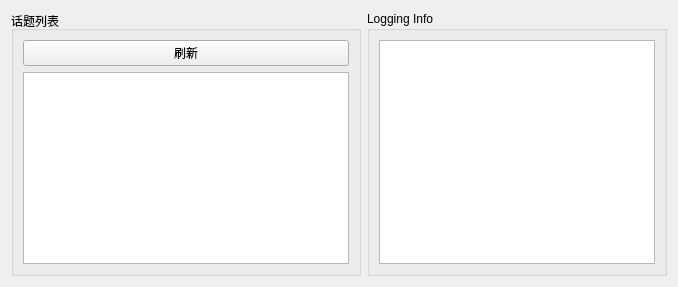
          <widget class="QWidget" name="tab">
           <attribute name="title">
            <string>日志</string>
           </attribute>
           <layout class="QVBoxLayout" name="verticalLayout_13">
            <item>
             <layout class="QHBoxLayout" name="horizontalLayout">
              <item>
               <widget class="QGroupBox" name="groupBox_4">
                <property name="minimumSize">
                 <size>
                  <width>350</width>
                  <height>0</height>
                 </size>
                </property>
                <property name="maximumSize">
                 <size>
                  <width>350</width>
                  <height>16777215</height>
                 </size>
                </property>
                <property name="title">
                 <string>话题列表</string>
                </property>
                <layout class="QVBoxLayout" name="verticalLayout_9">
                 <item>
                  <layout class="QVBoxLayout" name="verticalLayout_3">
                   <item>
                    <widget class="QPushButton" name="refresh_topic_btn">
                     <property name="text">
                      <string>刷新</string>
                     </property>
                     <property name="icon">
                      <iconset resource="../../Ros_Qt5_Gui_App/resources/images.qrc">
                       <normaloff>:/images/refreash.png</normaloff>:/images/refreash.png</iconset>
                     </property>
                    </widget>
                   </item>
                   <item>
                    <widget class="QListWidget" name="topic_listWidget">
                     <property name="minimumSize">
                      <size>
                       <width>190</width>
                       <height>0</height>
                      </size>
                     </property>
                    </widget>
                   </item>
                  </layout>
                 </item>
                </layout>
               </widget>
              </item>
              <item>
               <widget class="QGroupBox" name="groupBox_12">
                <property name="sizePolicy">
                 <sizepolicy hsizetype="MinimumExpanding" vsizetype="Preferred">
                  <horstretch>0</horstretch>
                  <verstretch>0</verstretch>
                 </sizepolicy>
                </property>
                <property name="minimumSize">
                 <size>
                  <width>300</width>
                  <height>0</height>
                 </size>
                </property>
                <property name="title">
                 <string>Logging Info</string>
                </property>
                <layout class="QVBoxLayout" name="verticalLayout_12">
                 <item>
                  <widget class="QListView" name="view_logging"/>
                 </item>
                </layout>
               </widget>
              </item>
             </layout>
            </item>
           </layout>
          </widget>
